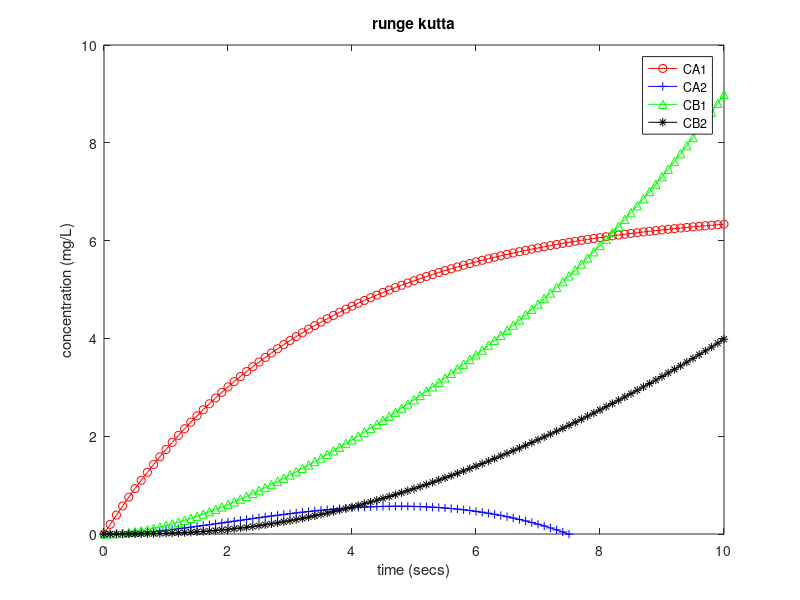
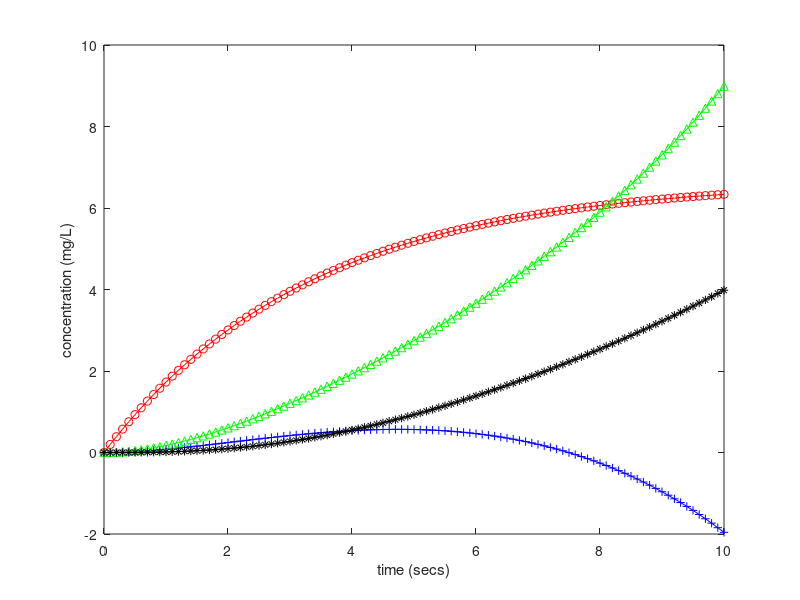
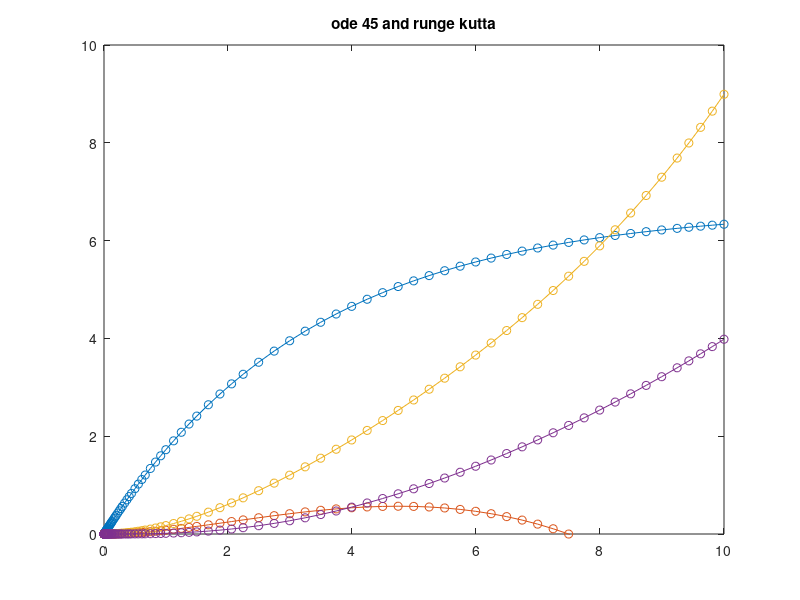

These figures' MATLAB source, in order:


function chemical_reactor_example

% chemical reactor problem
c0 = [0; 0; 0; 0]; % initial condition
t = [0:0.1:10];
[c] = runge_kutta(@chemical_reactor,t,c0);
c1=c(1,:);
c2=c(2,:);
c3=c(3,:);
c4=c(4,:);

% runge kutta:
figure(1)
plot(t,c1,'-ro',t,c2,'-b+',t,c3,'-g^',t,c4,'-k*');
legend('CA1','CA2','CB1','CB2');
xlabel('time (secs)');
ylabel('concentration (mg/L)');
title('runge kutta')
hold off;
ylim([0,10])
% ode 45:
figure(2)
ode45(@chemical_reactor,[0 10],c0)
legend('CA1','CA2','CB1','CB2');
title('ode 45')
xlabel('time (secs)');
ylabel('concentration (mg/L)');
ylim([0,10])


figure(3)
plot(t,c1,'-ro',t,c2,'-b+',t,c3,'-g^',t,c4,'-k*');
xlabel('time (secs)');
ylabel('concentration (mg/L)');
hold on
ode45(@chemical_reactor,[0 10],c0)
title('ode 45 and runge kutta');
ylim([0,10])



return




% chemical_reactor function
function [dcdt] = chemical_reactor(t,c)
dcdt = zeros(4,1); % 4 equations
dcdt(1)=(1/5)*(10-c(1))-0.1*c(1);
dcdt(2)=-(1/5)*c(3)+0.1*c(1);
dcdt(3)=(1/5)*(c(1)-c(2))-0.1*c(2);
dcdt(4)=(1/5)*(c(3)-c(4))+0.1*c(2);

return


function [y] = runge_kutta(df,x,y0)
m = length(y0);
n = length(x);
% y is a matrix of size 'mxn'
y=zeros(m,n);
y(:,1)=y0;
for i=1:n-1
    h = x(i+1)-x(i);
    xi=x(i);
    yi=y(:,i);
    k1 = feval(df,xi,yi);
    k2 = feval(df,xi+0.5*h,yi+0.5*k1*h);
    k3 = feval(df,xi+0.5*h,yi+0.5*k2*h);
    k4 = feval(df,xi+h,yi+k3*h);
    y(:,i+1) = y(:,i) + h*(k1+2*k2+2*k3+k4)/6;
end
return
